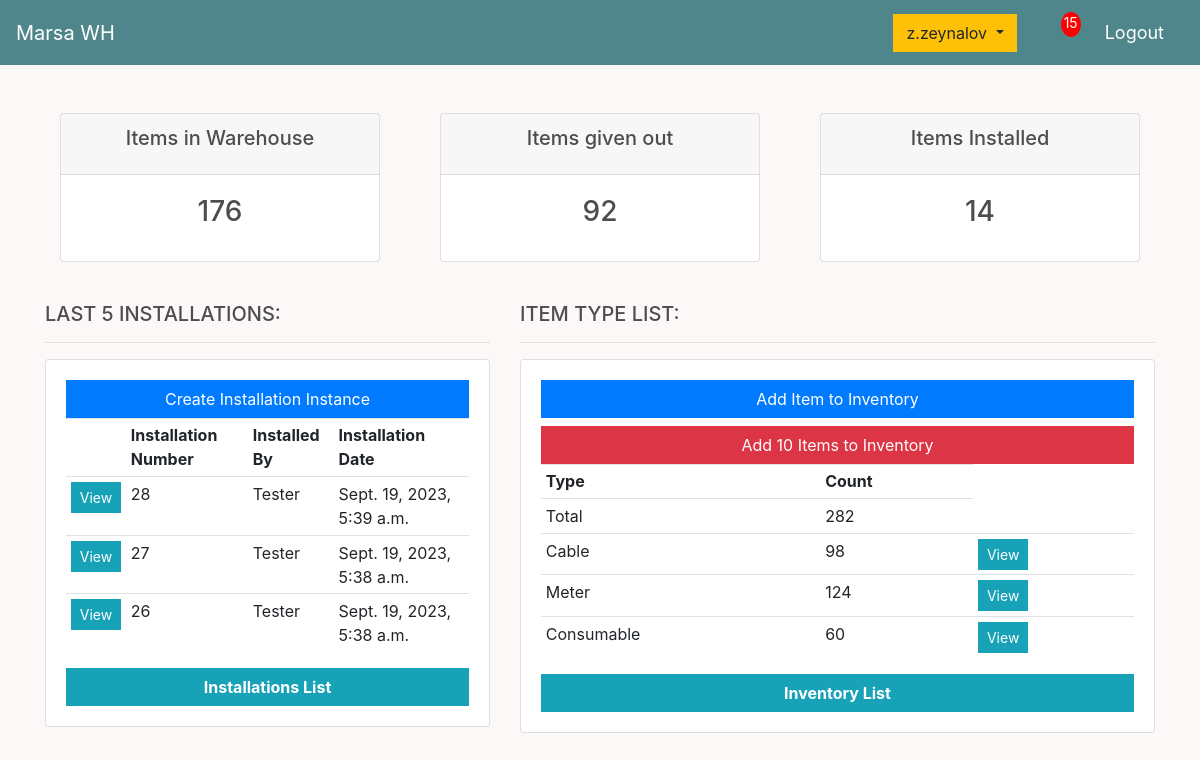
The app's page / (signed in) with its own data.
### main/models.py (models this page shows, shortened)
class Installation(models.Model):
    installation_date = models.DateTimeField(auto_now_add=True)
    items_used = models.ManyToManyField(InventoryItem)
    installed_by = models.ForeignKey(Holder, on_delete=models.SET_NULL, null=True)
    home_id = models.CharField(max_length=15, null=True)
    distance_in_km = models.FloatField(null=True, blank=True)
    uninstalled = models.BooleanField(default=False)

class Holder(models.Model):
    holder_name = models.CharField(max_length = 30)
    def __str__(self):
        return self.holder_name

class ItemType(models.Model):
    type_name = models.CharField(max_length = 35)
    def __str__(self):
        return self.type_name

### main/decorators.py (the view)
		def wrapper_func(request, *args, **kwargs):
			group = None
			if request.user.groups.exists():
				group = request.user.groups.all()[0].name
			else:
				return render(request, 'group_not_fitting.html')
			if group in allowed_roles:
				return view_func(request, *args, **kwargs)
			else:
				return render(request, 'login.html')

### templates/dashboard.html
{%  extends 'main.html' %}
{% block content %}
<br>
<div class="row">
	<div class="col">
		<div class="col-md">
			<div class="card text-center text-white  mb-3" id="total-orders">
			  	<div class="card-header">
			  		<h5 class="card-title">Items in Warehouse</h5>
			  	</div>
			  	<div class="card-body">
			    	<h3 class="card-title">{{warehouse_count}}</h3>
			  	</div>
			</div>
		</div>
	</div>
	<div class="col">
		<div class="col-md">
			<div class="card text-center text-white  mb-3" id="orders-delivered">
			  	<div class="card-header">
			  		<h5 class="card-title">Items given out</h5>
			  	</div>
			  	<div class="card-body">
			    	<h3 class="card-title">{{in_hands_count}}</h3>
			  	</div>
			</div>
		</div>
	</div>
	<div class="col">
		<div class="col-md">
			<div class="card text-center text-white  mb-3" id="orders-pending">
			  	<div class="card-header">
			  		<h5 class="card-title">Items Installed</h5>
			  	</div>
			  	<div class="card-body">
			    	<h3 class="card-title">{{installed_count}}</h3>
			  	</div>
			</div>
		</div>
	</div>
</div>
<br>
<div class="row">
	<div class="col-md-5">
		<h5>LAST 5 INSTALLATIONS:</h5>
		<hr>
		<div class="card card-body">
			<a class="btn btn-primary  btn-md btn-block" href="{% url 'installation_create' %}">Create Installation Instance</a>
			<table class="table table-sm">
				<tr>
					<th></th>
					<th>Installation Number</th>
					<th>Installed By</th>
					<th>Installation Date</th>
				</tr>
				{% for install in install_query %}
					<tr>
						<td><a class="btn btn-sm btn-info" href="{% url 'installation' install.id %}">View</a></td>
						<td>{{install.id}}</td>
						<td>{{install.installed_by}}</td>
						<td>{{install.installation_date}}</td>
					</tr>
				{% endfor %}
			</table>
			<a class="btn btn-info btn-md btn-block font-weight-bold btn-login" href="{% url 'installation_list' %}">Installations List</a>
		</div>
	</div>
	<div class="col-md-7">
		<h5>ITEM TYPE LIST:</h5>
		<hr>
		<div class="card card-body">
			<a class="btn btn-primary  btn-md btn-block" href="{% url 'item_create' %}">Add Item to Inventory</a>
			<a class="btn btn-danger  btn-md btn-block" href="{% url 'item_bulk_create' %}">Add 10 Items to Inventory</a>
			<table class="table table-sm">
				<tr>
					<th>Type</th>
					<th>Count</th>
				</tr>
				<tr>
						<td>Total</td>
						<td>{{total_inventory_count}}</td>
				</tr>
				{% for item1, item2, url in full_types_list %}
					<tr>
						<td>{{item1}}</td>
						<td>{{item2}}</td>
						<td><a class="btn btn-sm btn-info" href="{{url}}">View</a></td>
					</tr>
				{% endfor %}
			</table>
			<a class="btn btn-info btn-md btn-block font-weight-bold btn-login" href="{% url 'inventory_list' %}">Inventory List</a>
		</div>
	</div>
</div>
{% endblock %}

### templates/main.html (shortened to what this page needs)
{% load static %}
<!DOCTYPE html>
<html>
<head>
    <link rel="stylesheet" href="https://stackpath.bootstrapcdn.com/bootstrap/4.4.1/css/bootstrap.min.css">
    <link rel="stylesheet" href="https://use.fontawesome.com/releases/v5.6.1/css/all.css">
    <link rel="stylesheet" type="text/css" href="{% static 'css/master.css' %}">
</head>
<body>
    <nav class="navbar navbar-expand-lg navbar-dark bg-dark">
      {% if request.user.is_staff %}
      <a class="navbar-brand" href="{% url 'index_view' %}">Marsa WH</a>
      {% else %}
      <a class="navbar-brand" href="{% url 'tech_dashboard' %}">Marsa WH</a>
      {% endif %}
      <div class="collapse navbar-collapse" id="navbarSupportedContent">
        <ul class="navbar-nav mr-auto">
          <li class="nav-item active">
            <a class="nav-link" href=""> <span class="sr-only">(current)</span></a>
          </li>
          <li class="nav-item active">
            <a class="nav-link" href=""> <span class="sr-only">(current)</span></a>
          </li>
        </ul>
        </div>
      <div class="form-inline my-2 my-lg-0">
            {% if request.user.is_authenticated %}
                {% if request.user.is_staff %}
                        <span style="font-size: 18px;color: #fff;margin-right: 20px;">
                        <div class="btn-group">
                          <button type="button" class="btn btn-warning dropdown-toggle" data-toggle="dropdown" aria-haspopup="true" aria-expanded="false">
                             {{request.user}}
                          </button>
                        </div>
                        </span>
                        <span><a class="dropdown-item" href="{% url 'alarm_list' %}"><p id="cart-total">{{unchecked_alarms_count}}</p></a></span>
                        <span><a style="font-size: 18px;color: #fff;margin-right: 20px;" href="{% url 'logout' %}">Logout</a></span>
                    {% endif %}
            {% else %}
            <a href="{% url 'login' %}" class="btn btn-warning">Login</a>
            {% endif %}
        </div>
    </nav>
     <div class="container">
            <br>
            {% block content %}
            {% endblock content %}
     </div>
    <br>
    <br>
    <br>
    <br>
</body>
</html>

### static/css/master.css (style rules this page uses)
body { margin: 0; padding: 0; height: 100%; background-color: hsl(0, 40%, 98%); }
h1, h2, h3, h4, h5, h6 { color: hsl(0, 0%, 30%); }
.bg-dark { background-color: #4f868c!important; }
#cart-total { display: block; text-align: center; color:#fff; background-color: red; width: 20px; height: 25px; border-radius: 50%; font-size: 14px; }
.btn { border-radius: 0; }

### records on screen
Installation: id "28", installed_by "Tester", installation_date "Sept. 19, 2023, 5:39 a.m."
Installation: id "27", installed_by "Tester", installation_date "Sept. 19, 2023, 5:38 a.m."
Installation: id "26", installed_by "Tester", installation_date "Sept. 19, 2023, 5:38 a.m."
ItemType: full_types_list "Cable"
ItemType: full_types_list "Meter"
ItemType: full_types_list "Consumable"

### other values on screen
{{ request.user }} "z.zeynalov"
{{ unchecked_alarms_count }} "15"
{{ warehouse_count }} "176"
{{ in_hands_count }} "92"
{{ installed_count }} "14"
{{ total_inventory_count }} "282"
{{ item2 }} "98" "124" "60"
